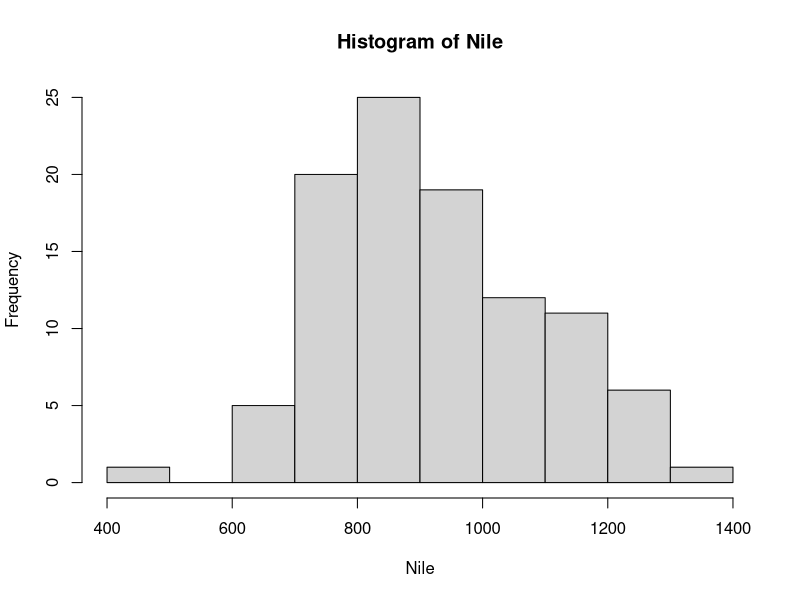
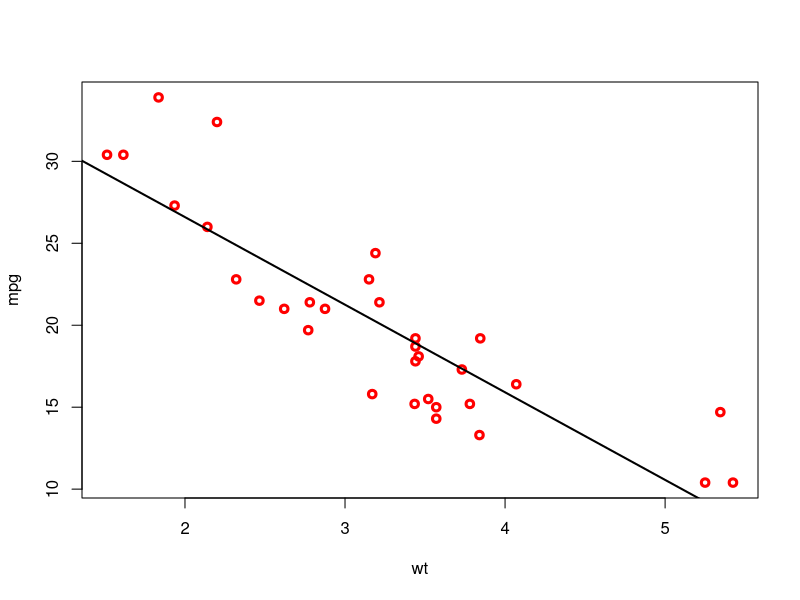

Reproduce these figures in R, in order.
## ---- chunk 1
x<-'data' #or with ""
class(x)
factor('data')
nchar(x)
## ---- chunk 2
a<-c(1,2,3) ###no row/column
is.vector(a)
## ---- chunk 3
figure<-hist(Nile)
figure
figure$counts
# attributes(plot1)
## ---- chunk 4
with(mtcars,plot(wt,mpg,col='red',type='p',lwd=3))
lmfit<-lm(mpg~wt,data=mtcars)
abline(lmfit,lwd=2)
summary(lmfit)
results<-summary(lmfit)
results$coefficients[2,1]*10
## ---- chunk 5
v1 <-  c(1, NA, NULL,NaN)
v1
v2 <-  c("1", NA, NULL,NaN)
v2  ##coercion
l <-  list("1", NA, NULL,NaN)
length(l[4])
## ---- chunk 6
head(iris)[1:3,]
iris_L<-sapply(iris,list)
length(iris_L)
iris_L$Sepal_Width<-NULL
length(iris_L)
## ---- chunk 7
vy <- c(1, 2, 3, NA, 5)
mean(vy)
mean(vy,na.rm = T)
## ---- chunk 8
a<-c(1,2,NA,NA)
b<-c(1,3,4,NA)
a==b

vy <- c(1, 2, 3, NA, 5)
vy[!is.na(vy)]

